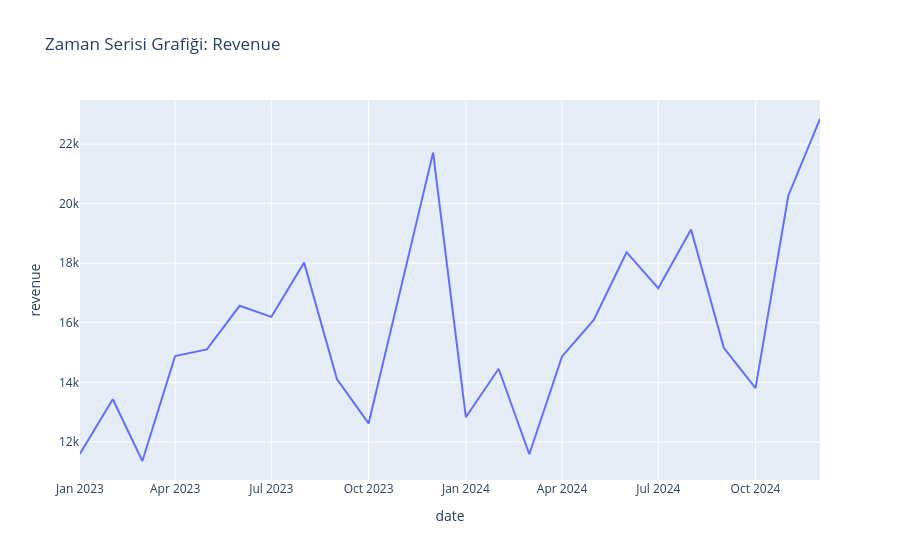

The code cell stored with this chart in its notebook:
### Code cell
fig.show() # oluşturduğumuz grafiği görüntülemek için show fonksiyonunu kullanıyoruz.

### Figure 1 — Plotly figure (JSON) as saved in the notebook; plotly's stock layout.template omitted (floating-point values rounded to 4 significant figures)
{"data": [{"hovertemplate": "date=%{x}<br>revenue=%{y}<extra></extra>", "legendgroup": "", "line": {"color": "#636efa", "dash": "solid"}, "marker": {"symbol": "circle"}, "mode": "lines", "name": "", "orientation": "v", "showlegend": false, "type": "scatter", "x": ["2023-01-01T00:00:00.000000", "2023-02-01T00:00:00.000000", "2023-03-01T00:00:00.000000", "2023-04-01T00:00:00.000000", "2023-05-01T00:00:00.000000", "2023-06-01T00:00:00.000000", "2023-07-01T00:00:00.000000", "2023-08-01T00:00:00.000000", "2023-09-01T00:00:00.000000", "2023-10-01T00:00:00.000000", "2023-12-01T00:00:00.000000", "2024-01-01T00:00:00.000000", "2024-02-01T00:00:00.000000", "2024-03-01T00:00:00.000000", "2024-04-01T00:00:00.000000", "2024-05-01T00:00:00.000000", "2024-06-01T00:00:00.000000", "2024-07-01T00:00:00.000000", "2024-08-01T00:00:00.000000", "2024-09-01T00:00:00.000000", "2024-10-01T00:00:00.000000", "2024-11-01T00:00:00.000000", "2024-12-01T00:00:00.000000"], "xaxis": "x", "y": [11600.0, 13440.0, 11360.0, 14880.0, 15110.0, 16570.0, 16200.0, 18020.0, 14110.0, 12620.0, 21710.0, 12830.0, 14460.0, 11590.0, 14870.0, 16100.0, 18370.0, 17160.0, 19130.0, 15160.0, 13810.0, 20270.0, 22840.0], "yaxis": "y"}], "layout": {"legend": {"tracegroupgap": 0}, "title": {"text": "Zaman Serisi Grafiği: Revenue"}, "xaxis": {"anchor": "y", "domain": [0, 1], "title": {"text": "date"}}, "yaxis": {"anchor": "x", "domain": [0, 1], "title": {"text": "revenue"}}}}
